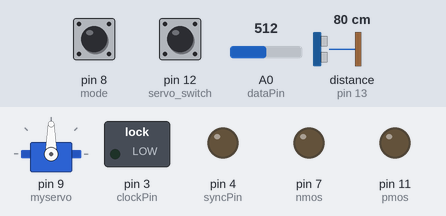
Simulated run of this sketch. Board: Arduino Mega 2560, built with avr-gcc and run on an emulated ATmega2560. On the bench: servo, switched loads named in the sketch (green lamp = pin HIGH), output pins drawn as LEDs (lit = HIGH). The inputs (shaded band) are chosen by the test bench; at power-on: pin 8 (mode) LOW, pin 12 (servo_switch) LOW, A0 (dataPin) = 512, distance to the obstacle (sensor on pin 13) 80 cm. The echo pulse lasts 58.3 µs per cm.

Above: at 0.1 s.
At 1.2 s:
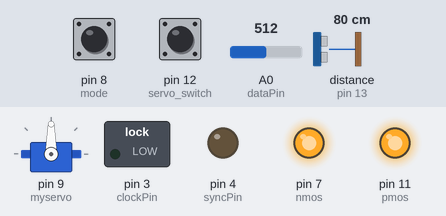
1.3 s: pin 8 (mode) pulled HIGH for 1 s
At 2.17 s:
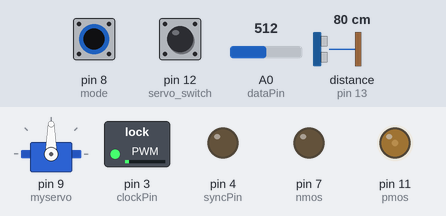
Timing chart, 0 to 4.3 s (numbered marks = the images above; inputs shaded):
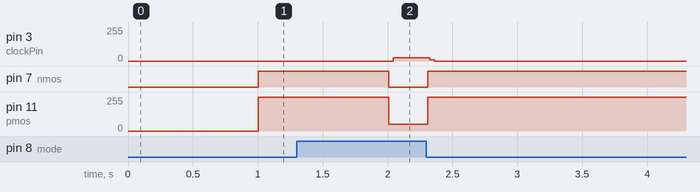

Measured:
- after the input at 1.3 s, pin 3 (clockPin): 0/255 → 25/255 after 0.74 s, → 0/255 0.28 s later; pin 7 (nmos): HIGH → LOW after 0.71 s, → HIGH 0.30 s later; pin 11 (pmos): 255/255 → 50/255 after 0.71 s, → 255/255 0.30 s later

The sketch:

NATCARUCDAVIS50.ino
```cpp
// Arduino Mega

#include <SoftwareSerial.h>
#include <Servo.h>


//RC CONTROL
#define mode 8
#define motor_switch 13
#define servo_switch 12
unsigned int motor_in;
unsigned int servo_in;

// For camera
uint8_t clockPin = 3;
uint8_t syncPin = 4;
uint8_t dataPin = A0; // must be in range 0 to 5
unsigned int lightVal[128];// to store 128 bits of camera data
unsigned int expose = 1000; // delay time in micro-sec for camera to capture new line pixels
unsigned long uptime, downtime; // to calculate one time cycle of entire code in microseconds

// For Motor
#define pmos 11
#define nmos 7
#define max_speed 50 //20
#define turn_speed 70 //60
uint8_t motor_speed = 50;

// For servo
#define servo_left 1300  //2000
#define servo_center 1550
#define servo_right 1800 //1000
float _servo[128];
double k = 0;

Servo myservo;  // create servo object to control a servo
#define Filter_Const 0.25 //.20 = 20//0 to 1
#define kp      1.25// 1.12 = 20//1.2 = 40 //1.5 = 50//kp=1.25 for speed = 60 80 110
#define kd      0.10//0.08 = 20 //0.11 = 40   //0.07 = 50 //0.10 for 60 80
#define ki      0.00   //0.01 for 80

float p = 0, p_last = 0;
float _period = 0, _error = 0, _dterror = 0, _integral = 0, _lasterror = 0, _pid = 0, Filter_Out = 0, Filter_Out_Prev = 0;


//To increase increase analog read speed
#ifndef cbi
#define cbi(sfr, bit) (_SFR_BYTE(sfr) &= ~_BV(bit))
#endif
#ifndef sbi
#define sbi(sfr, bit) (_SFR_BYTE(sfr) |= _BV(bit))
#endif


void setup() {

  myservo.attach(9);  // attaches the servo on pin 9 to the servo object
  pinMode(pmos, OUTPUT);
  pinMode(nmos, OUTPUT);
  pinMode(clockPin, OUTPUT);
  pinMode(syncPin, OUTPUT);
  pinMode(dataPin, INPUT);
  pinMode(mode, INPUT);
  pinMode(motor_in, INPUT);
  pinMode(servo_in, INPUT);

//to map servo value to camera data
  for (int i = 0; i < 128; i++)
  {
    //_servo[i] = servo_left - (i*7.85);
    _servo[i] = servo_left + (i * 3.90625); //500
    //     _servo[i] = servo_left - (i*4.6875); //600
    // _servo[i] = servo_left - (i*5.46875); //700
  }
  Serial.begin(115200);

  cbi(ADCSRA, ADPS2) ; //sbi
  sbi(ADCSRA, ADPS1) ; //cbi
  cbi(ADCSRA, ADPS0) ;

}

void getCamera() // Read camera data
{
  // camera initialization sequence
  digitalWrite(clockPin, LOW);
  digitalWrite(syncPin, HIGH);
  digitalWrite(clockPin, HIGH);
  digitalWrite(syncPin, LOW);
  digitalWrite(clockPin, LOW);

// delay to provide enough time for the camera to capture new data
// Varies according to desired max speed of the car
  delayMicroseconds(expose);

  k = 0;

  for (int j = 0; j < 128; j++)
  {
    //delayMicroseconds(20);
    lightVal[j] = analogRead(dataPin);
    k = k + lightVal[j];
    digitalWrite(clockPin, HIGH);
    digitalWrite(clockPin, LOW);
  }
  //Serial.println(lightVal);
  //delayMicroseconds(20);

  k = k / 128; //take average of camera raw data to to define threshold value

  k = k*1.15;//k * 1.25; //k * 1.07; //1.25 ;//+ 5; Filter to deect line in different lighting condition.
  //k = 1.3*k + 13;
  //k=(((0.1-k)*1)/4)+k;
  //Serial.println(k);

//For debugging the camera values. Check the line position
//      for (int j = 0; j < 128; j++)
//      {
//
//           if (lightVal[j]>k)
//            {
//             // lightVal[j] =1 ;
//              //k=j;
//              Serial.print('1');
//            }
//            else
//            {
//             //lightVal[j] = 0;
//              Serial.print('0');
//            }
//
////            Serial.print(lightVal[j]);
////            Serial.print(" ");
//
//      }
//      Serial.println(" ");

  // Serial.println(k);

}


void Servo_out() // Servo Control
{

  for (int i = 0; i < 128; i++)
  {
    //Serial.println('1');
    if (lightVal[i] >= k && lightVal[i + 1] >= k && lightVal[i + 2] >= k && lightVal[i + 3] >= k)// && lightVal[i + 4] >= k ) //&& lightVal[i+5]>=k)//&& lightVal[i+1]==1 && lightVal[i+2]==1 && lightVal[i+3]==1&&lightVal[i+4]==1)
    {

      for (int j = 128; j > 0; j--)
      {

        if (lightVal[j] >= k && lightVal[j - 1] >= k && lightVal[j - 2] >= k && lightVal[j - 3] >= k )//&& lightVal[j - 4] >= k ) //&& lightVal[j-5]>=k)//&& lightVal[j-1]==1&& lightVal[j-2]==1&& lightVal[j-3]==1&& lightVal[j-4]==1)
        {

          if ((j - i) < 10)
          {
            //PID approach 1
            //p = servo_center+(_servo[(i+j)/2]-servo_center)*kp;
            _error =  servo_center - _servo[(i + j) / 2] ;
            _dterror = ( _error - _lasterror) / _period;
            _integral = _integral + _error * _period;
            _pid = _error * kp + _integral * ki + _dterror * kd;
            _lasterror = _error;
            p = servo_center - _pid;
            //                      Serial.print(p);
            //                      Serial.print(" ");

            //PID approach 2
//                                  _error = servo_center -  _servo[(i+j)/2];
//                                  //_dterror =( _error-_lasterror)/_period;
//                                  Filter_Out_Prev = Filter_Out; // save previous value
//                                  Filter_Out = Filter_Const*_error + (1-Filter_Const)* Filter_Out; // take a portion of the new input and a portion of the old value to average out over several samples
//                                  // simulate a first order exponential filter.
//                                  _dterror = (Filter_Out - Filter_Out_Prev) / _period; // derivative output based on filtered value
//                                  _integral = _integral + _error*_period;
//                                  _pid= _error*kp + _integral*ki +_dterror*kd;
//                                  _lasterror = _error;
//                                  p = servo_center - _pid;
          }
          else
          {
            p = p_last;
          }

//       Serial.println((i+j)/2); // check car center
//       Serial.print(" ");


          if (p > servo_right )
          {
            p = servo_right;
          }
          if (p < servo_left)
          {
            p = servo_left;
          }

          //motor control
          if (abs(p-p_last) <= 150)
          {
            motor_speed = turn_speed;
          }
          else if (abs(p-p_last) <=100)
          {
            motor_speed = (uint8_t)((turn_speed + max_speed)/2);
          }
          else
          {
            motor_speed = max_speed;
          }
          //Serial.println(p);
          //Serial.print(p);
          //Serial.print(" ");
          //Serial.println(motor_speed);
          p_last = p;
          myservo.writeMicroseconds(p); // send PWM signals to servo

//          downtime = micros();
//          _period = downtime - uptime;
          //Serial.println(_period);
          break;
        }
      }
      break;
    }


  }
  //  pc.printf("servo_end\n");

}


//Main Function
void loop()
{
  if (digitalRead(mode) == 1) //read RC Control status from Arduino Nano
  {
    //Autonomous Mode
    uptime = micros();
    getCamera( );
    Servo_out();
    analogWrite(pmos, motor_speed);
    digitalWrite(nmos, LOW);
    downtime = micros();
    _period = downtime - uptime;// calculate total loop time
    //Serial.println(_period);
  }

  else
  {
    // RC Mode
    while (digitalRead(mode) == 0  )
    {
      //myservo.writeMicroseconds(servo_center);
      motor_in = pulseIn(motor_switch, HIGH); //RC controller Ch2
      //Serial.println(motor_in);
      if (motor_in>1030 && motor_in<1450)
      {
        //Serial.println(map(motor_in,1030,1450,20,80));
        analogWrite(pmos, map(motor_in,1060,1430,20,100));
        digitalWrite(nmos,LOW);
      }
      else
      {
        digitalWrite(pmos, HIGH);
        digitalWrite(nmos, HIGH);
      }
      servo_in = pulseIn(servo_switch, HIGH); //RC controller Ch1
      //Serial.println(servo_in);
      if (servo_in > 1500 && servo_in < 1950)
      {
        //Serial.println(servo_in);//map(val,1000,1570,80,255));
        myservo.writeMicroseconds( map(servo_in, 1500, 1850, servo_left, servo_right));
      }
    }
  }
}
```
